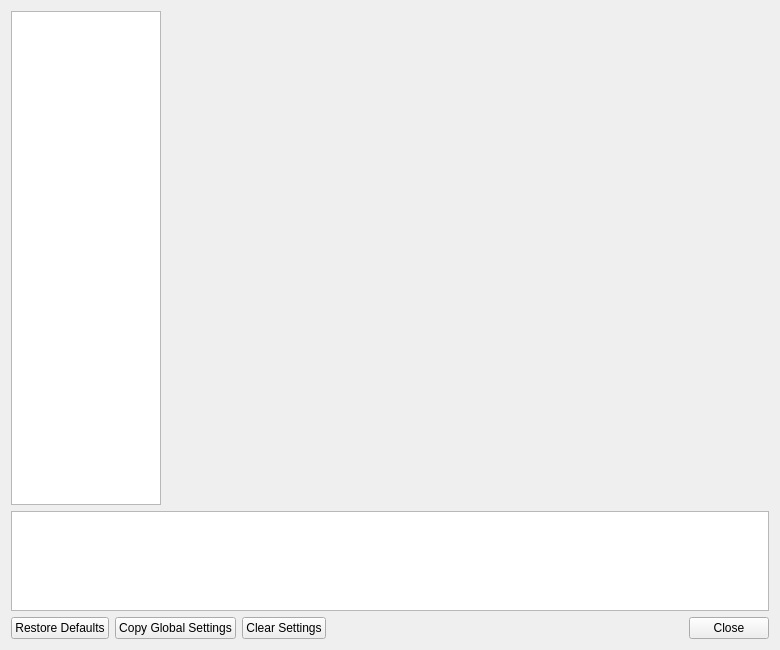
<?xml version="1.0" encoding="UTF-8"?>
<ui version="4.0">
 <class>SettingsWindow</class>
 <widget class="QWidget" name="SettingsWindow">
  <property name="geometry">
   <rect>
    <x>0</x>
    <y>0</y>
    <width>780</width>
    <height>650</height>
   </rect>
  </property>
  <property name="sizePolicy">
   <sizepolicy hsizetype="Expanding" vsizetype="Expanding">
    <horstretch>0</horstretch>
    <verstretch>0</verstretch>
   </sizepolicy>
  </property>
  <property name="windowTitle">
   <string>PokketSX Settings</string>
  </property>
  <property name="windowIcon">
   <iconset resource="resources/resources.qrc">
    <normaloff>:/icons/app-icon.png</normaloff>:/icons/app-icon.png</iconset>
  </property>
  <layout class="QGridLayout" name="gridLayout">
   <item row="0" column="0">
    <widget class="QListWidget" name="settingsCategory">
     <property name="sizePolicy">
      <sizepolicy hsizetype="Expanding" vsizetype="Expanding">
       <horstretch>0</horstretch>
       <verstretch>0</verstretch>
      </sizepolicy>
     </property>
     <property name="minimumSize">
      <size>
       <width>150</width>
       <height>0</height>
      </size>
     </property>
     <property name="maximumSize">
      <size>
       <width>150</width>
       <height>16777215</height>
      </size>
     </property>
     <property name="iconSize">
      <size>
       <width>32</width>
       <height>32</height>
      </size>
     </property>
    </widget>
   </item>
   <item row="0" column="1">
    <widget class="QStackedWidget" name="settingsContainer">
     <property name="minimumSize">
      <size>
       <width>500</width>
       <height>0</height>
      </size>
     </property>
    </widget>
   </item>
   <item row="1" column="0" colspan="2">
    <widget class="QTextEdit" name="helpText">
     <property name="minimumSize">
      <size>
       <width>0</width>
       <height>100</height>
      </size>
     </property>
     <property name="maximumSize">
      <size>
       <width>16777215</width>
       <height>100</height>
      </size>
     </property>
     <property name="readOnly">
      <bool>true</bool>
     </property>
    </widget>
   </item>
   <item row="2" column="0" colspan="2">
    <layout class="QHBoxLayout" name="footerLayout">
     <item>
      <widget class="QPushButton" name="restoreDefaults">
       <property name="text">
        <string>Restore Defaults</string>
       </property>
      </widget>
     </item>
     <item>
      <widget class="QPushButton" name="copyGlobalSettings">
       <property name="text">
        <string>Copy Global Settings</string>
       </property>
      </widget>
     </item>
     <item>
      <widget class="QPushButton" name="clearGameSettings">
       <property name="text">
        <string>Clear Settings</string>
       </property>
      </widget>
     </item>
     <item>
      <spacer name="horizontalSpacer_2">
       <property name="orientation">
        <enum>Qt::Horizontal</enum>
       </property>
       <property name="sizeHint" stdset="0">
        <size>
         <width>40</width>
         <height>20</height>
        </size>
       </property>
      </spacer>
     </item>
     <item>
      <widget class="QPushButton" name="close">
       <property name="text">
        <string>Close</string>
       </property>
      </widget>
     </item>
    </layout>
   </item>
  </layout>
 </widget>
 <resources>
  <include location="resources/resources.qrc"/>
 </resources>
 <connections/>
</ui>
